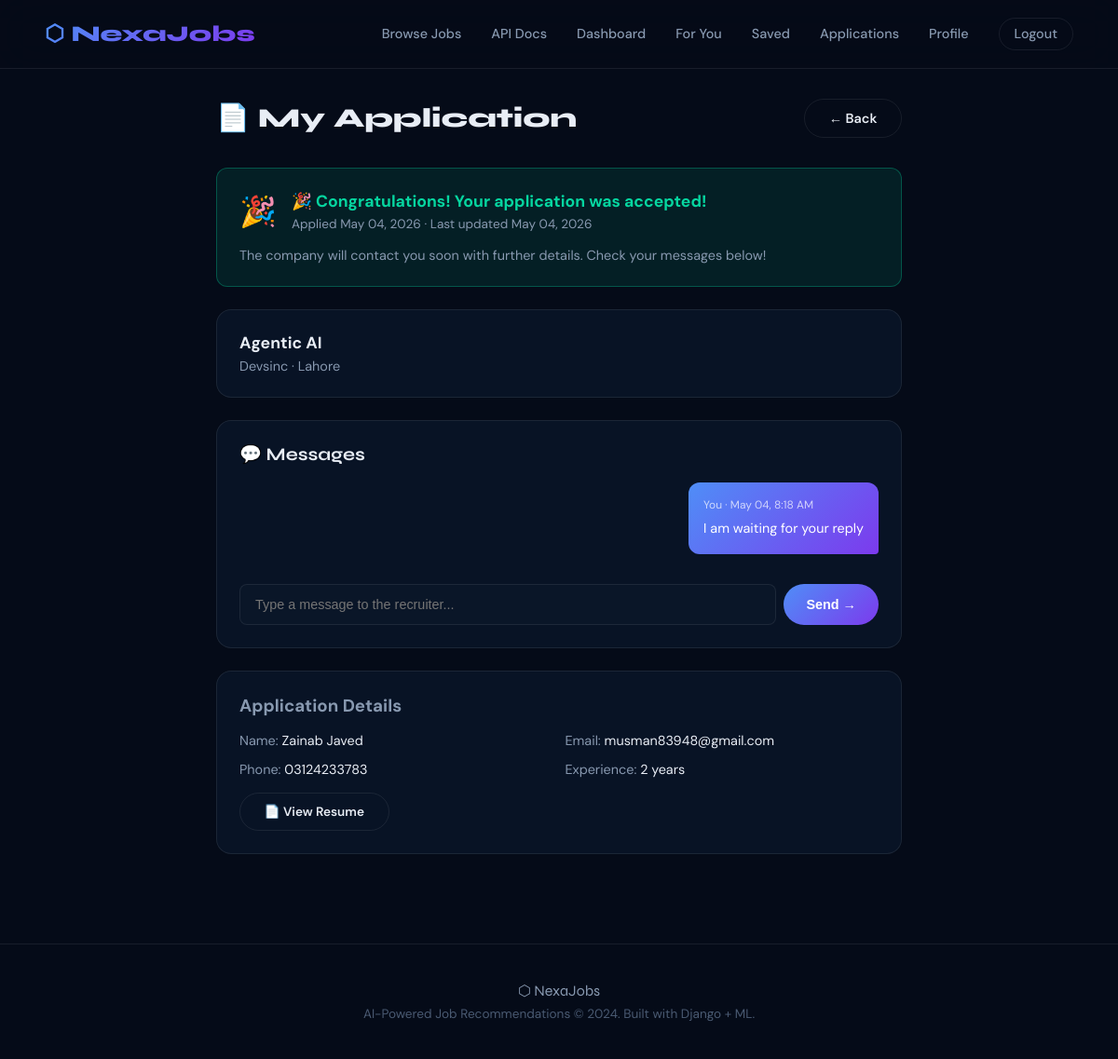
The app's page /feedback/application/1/ (signed in) with its own data.
### feedback/models.py (models this page shows, shortened)
class JobApplication(models.Model):
    STATUS_CHOICES = [
        ('submitted', 'Submitted'),
        ('under_review', 'Under Review'),
        ('shortlisted', 'Shortlisted'),
        ('rejected', 'Rejected'),
        ('hired', 'Hired'),
    ]
    user = models.ForeignKey(User, on_delete=models.CASCADE, related_name='applications')
    job = models.ForeignKey(JobListing, on_delete=models.CASCADE, related_name='applications')
    full_name = models.CharField(max_length=150)
    email = models.EmailField()
    phone = models.CharField(max_length=20)
    cover_letter = models.TextField()
    resume_pdf = models.FileField(upload_to='applications/resumes/')
    portfolio_url = models.URLField(blank=True)
    linkedin_url = models.URLField(blank=True)
    years_of_experience = models.IntegerField(default=0)
    current_company = models.CharField(max_length=150, blank=True)
    expected_salary = models.CharField(max_length=50, blank=True)
    notice_period = models.CharField(max_length=50, blank=True)
    status = models.CharField(max_length=20, choices=STATUS_CHOICES, default='submitted')
    applied_at = models.DateTimeField(auto_now_add=True)
    updated_at = models.DateTimeField(auto_now=True)
    class Meta:
        unique_together = ['user', 'job']
        ordering = ['-applied_at']

class ApplicationMessage(models.Model):
    application = models.ForeignKey(JobApplication, on_delete=models.CASCADE, related_name='messages')
    sender = models.ForeignKey(User, on_delete=models.CASCADE, related_name='sent_messages')
    message = models.TextField()
    sent_at = models.DateTimeField(auto_now_add=True)
    is_read = models.BooleanField(default=False)
    class Meta:
        ordering = ['sent_at']

### jobs/models.py (models this page shows, shortened)
class JobListing(models.Model):
    title = models.CharField(max_length=200)
    company = models.CharField(max_length=200)
    company_logo = models.URLField(blank=True, default='')
    description = models.TextField()
    required_skills = models.TextField(help_text="Comma-separated skills")
    location = models.CharField(max_length=150)
    job_type = models.CharField(max_length=20, choices=JOB_TYPE_CHOICES, default='full_time')
    category = models.CharField(max_length=30, choices=CATEGORY_CHOICES, default='software')
    experience_required = models.CharField(max_length=10, choices=EXPERIENCE_REQUIRED, default='fresher')
    salary_min = models.IntegerField(null=True, blank=True)
    salary_max = models.IntegerField(null=True, blank=True)
    source_url = models.URLField(blank=True)
    posted_by = models.ForeignKey(User, on_delete=models.SET_NULL, null=True, blank=True, related_name='posted_jobs')
    is_active = models.BooleanField(default=True)
    posted_at = models.DateTimeField(auto_now_add=True)
    updated_at = models.DateTimeField(auto_now=True)
    class Meta:
        ordering = ['-posted_at']

### feedback/views.py (the view, shortened to what this page needs)
# urls.py: path('application/<int:pk>/',        views.application_detail_view, name='application_detail'),
@login_required
def application_detail_view(request, pk):
    application = get_object_or_404(JobApplication, pk=pk, user=request.user)
    msgs = application.messages.all()
    application.messages.filter(is_read=False).exclude(sender=request.user).update(is_read=True)
    return render(request, 'feedback/application_detail.html', {
        'application': application,
        'msgs': msgs,
    })

### templates/feedback/application_detail.html (shortened to what this page needs)
{% extends 'base.html' %}
{% block content %}
<div style="max-width:800px;margin:0 auto;padding:2rem;">
  <div style="display:flex;justify-content:space-between;align-items:center;margin-bottom:2rem;">
    <h1 style="font-family:'Syne',sans-serif;font-size:1.8rem;font-weight:800;">📄 My Application</h1>
    <a href="{% url 'my_applications' %}" class="btn btn-outline">← Back</a>
  </div>
  <div style="margin-bottom:1.5rem;padding:1.5rem;border-radius:12px;
    {% if application.status == 'hired' %}background:rgba(6,214,160,0.1);border:1px solid rgba(6,214,160,0.3);
    {% elif application.status == 'shortlisted' %}background:rgba(124,58,237,0.1);border:1px solid rgba(124,58,237,0.3);
    {% elif application.status == 'rejected' %}background:rgba(248,113,113,0.1);border:1px solid rgba(248,113,113,0.3);
    {% elif application.status == 'under_review' %}background:rgba(79,142,247,0.1);border:1px solid rgba(79,142,247,0.3);
    {% else %}background:rgba(251,191,36,0.1);border:1px solid rgba(251,191,36,0.3);{% endif %}">
    <div style="display:flex;align-items:center;gap:1rem;flex-wrap:wrap;">
      <div style="font-size:2rem;">
        {% if application.status == 'hired' %}🎉
        {% elif application.status == 'shortlisted' %}📋
        {% elif application.status == 'rejected' %}❌
        {% elif application.status == 'under_review' %}🔍
        {% else %}📤{% endif %}
      </div>
      <div>
        <div style="font-weight:700;font-size:1.1rem;
          {% if application.status == 'hired' %}color:#06d6a0;
          {% elif application.status == 'shortlisted' %}color:var(--accent2);
          {% elif application.status == 'rejected' %}color:#f87171;
          {% elif application.status == 'under_review' %}color:var(--accent);
          {% else %}color:#fbbf24;{% endif %}">
          {% if application.status == 'hired' %}🎉 Congratulations! Your application was accepted!
          {% elif application.status == 'shortlisted' %}📋 You have been shortlisted!
          {% elif application.status == 'rejected' %}❌ Application not selected this time
          {% elif application.status == 'under_review' %}🔍 Your application is under review
          {% else %}📤 Application submitted — waiting for response{% endif %}
        </div>
        <div style="color:var(--text2);font-size:.85rem;margin-top:.3rem;">
          Applied {{ application.applied_at|date:"M d, Y" }} · Last updated {{ application.updated_at|date:"M d, Y" }}
        </div>
      </div>
    </div>
    {% if application.status == 'hired' %}
    <div style="margin-top:1rem;color:var(--text2);font-size:.9rem;">
      The company will contact you soon with further details. Check your messages below!
    </div>
    {% elif application.status == 'shortlisted' %}
    <div style="margin-top:1rem;color:var(--text2);font-size:.9rem;">
      You have been shortlisted for an interview. Check your messages below for next steps!
    </div>
    {% endif %}
  </div>
  <div class="glass-card" style="padding:1.5rem;margin-bottom:1.5rem;">
    <div style="font-size:1.1rem;font-weight:700;">{{ application.job.title }}</div>
    <div style="color:var(--text2);font-size:.9rem;margin-top:.3rem;">{{ application.job.company }} · {{ application.job.location }}</div>
  </div>
  <div class="glass-card" style="padding:1.5rem;margin-bottom:1.5rem;">
    <h2 style="font-family:'Syne',sans-serif;font-size:1.2rem;margin-bottom:1.2rem;">💬 Messages</h2>
    <div style="max-height:400px;overflow-y:auto;margin-bottom:1rem;" id="msg-thread">
      {% if msgs %}
        {% for msg in msgs %}
        <div style="margin-bottom:1rem;display:flex;{% if msg.sender == request.user %}justify-content:flex-end;{% endif %}">
          <div style="max-width:70%;padding:1rem;border-radius:12px;
            {% if msg.sender == request.user %}
            background:linear-gradient(135deg,var(--accent),var(--accent2));color:#fff;border-bottom-right-radius:4px;
            {% else %}
            background:var(--bg2);border:1px solid var(--glass-border);border-bottom-left-radius:4px;
            {% endif %}">
            <div style="font-size:.75rem;opacity:.7;margin-bottom:.4rem;">
              {% if msg.sender == request.user %}You{% else %}{{ msg.sender.first_name|default:msg.sender.username }} ({{ application.job.company }}){% endif %}
              · {{ msg.sent_at|date:"M d, g:i A" }}
            </div>
            <div style="font-size:.9rem;line-height:1.6;">{{ msg.message }}</div>
          </div>
        </div>
        {% endfor %}
      {% else %}
        <div style="text-align:center;padding:2rem;color:var(--text3);">
          <div style="font-size:2rem;margin-bottom:.5rem;">💬</div>
          <p>No messages yet. Send a message to the recruiter!</p>
        </div>
      {% endif %}
    </div>
    <form method="post" style="display:flex;gap:.5rem;">
      <input type="text" name="message" placeholder="Type a message to the recruiter..."
        style="flex:1;background:var(--bg2);border:1px solid var(--glass-border);border-radius:8px;padding:.8rem 1rem;color:var(--text);font-size:.9rem;"
        required>
      <button type="submit" class="btn btn-primary" style="padding:.8rem 1.5rem;">Send →</button>
    </form>
  </div>
  <div class="glass-card" style="padding:1.5rem;">
    <h3 style="margin-bottom:1rem;color:var(--text2);">Application Details</h3>
    <div style="display:grid;grid-template-columns:1fr 1fr;gap:.8rem;font-size:.9rem;">
      <div><span style="color:var(--text2);">Name:</span> {{ application.full_name }}</div>
      <div><span style="color:var(--text2);">Email:</span> {{ application.email }}</div>
      <div><span style="color:var(--text2);">Phone:</span> {{ application.phone }}</div>
      <div><span style="color:var(--text2);">Experience:</span> {{ application.years_of_experience }} years</div>
    </div>
    {% if application.resume_pdf %}
    <a href="{{ application.resume_pdf.url }}" target="_blank" class="btn btn-outline" style="margin-top:1rem;font-size:.85rem;">📄 View Resume</a>
    {% endif %}
  </div>
</div>
{% endblock %}

### templates/base.html (style rules this page uses)
*,*::before,*::after { box-sizing:border-box;margin:0;padding:0; }
:root { --bg:#050b18;--bg2:#0a1628;--bg3:#0f1f38; --glass:rgba(255,255,255,0.04);--glass-border:rgba(255,255,255,0.08); --accent:#4f8ef7;--accent2:#7c3aed;--accent3:#06d6a0; --text:#e8edf5;--text2:#8899b0;--text3:#4a5a72; --card:rgba(10,22,40,0.85); --glow:0 0 40px rgba(79,142,247,0.15); --radius:16px;--radius-sm:10px; }
html { scroll-behavior:smooth; }
body { background:var(--bg);color:var(--text);font-family:'DM Sans',sans-serif;min-height:100vh;overflow-x:hidden; }
.glass-card { background:var(--card);border:1px solid var(--glass-border);border-radius:var(--radius);backdrop-filter:blur(20px);transition:transform .3s,box-shadow .3s,border-color .3s; }
.btn { display:inline-flex;align-items:center;gap:.5rem;padding:.7rem 1.6rem;border-radius:50px;font-weight:600;font-size:.9rem;cursor:pointer;transition:all .25s;border:none;text-decoration:none; }
.btn-primary { background:linear-gradient(135deg,var(--accent),var(--accent2));color:#fff; }
.btn-outline { background:transparent;color:var(--text);border:1px solid var(--glass-border); }

### records on screen
JobApplication: applied_at "May 04, 2026", updated_at "May 04, 2026", job "Agentic AI", job.company "Devsinc", job.location "Lahore", full_name "Zainab Javed", email "musman83948@gmail.com", phone "03124233783", years_of_experience "2"
ApplicationMessage: shows "You", sent_at "May 04, 8:18 AM", message "I am waiting for your reply"
